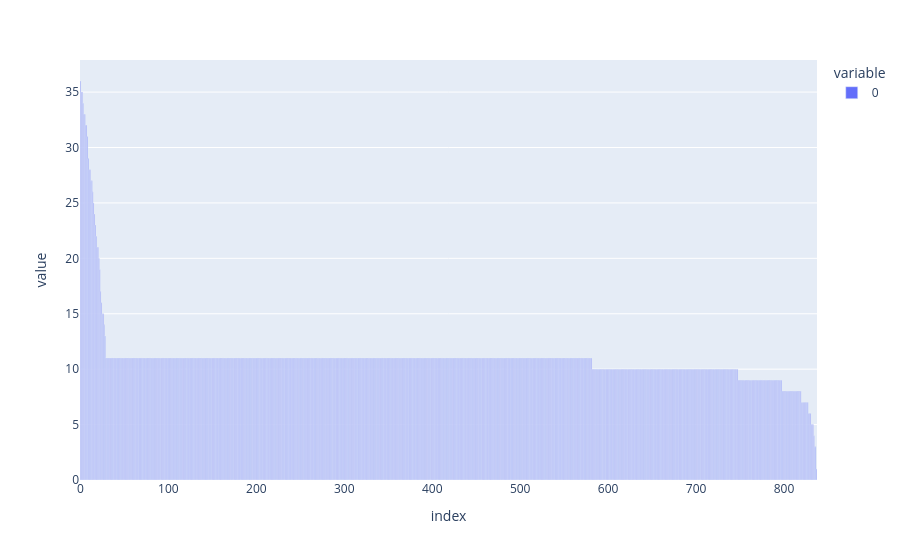

The notebook cell this image was saved under:
### Code cell
import plotly.express as px

px.bar([len(x[1]["PD_code"])//4 for x in knots_sorted])

### Figure 1 — Plotly figure (JSON) as saved in the notebook; plotly's stock layout.template omitted (floating-point values rounded to 4 significant figures; data arrays with more than 128 entries replaced by an {"elided": "..."} marker saying what was removed)
{"data": [{"hovertemplate": "variable=0<br>index=%{x}<br>value=%{y}<extra></extra>", "legendgroup": "0", "marker": {"color": "#636efa", "pattern": {"shape": ""}}, "name": "0", "orientation": "v", "showlegend": true, "textposition": "auto", "type": "bar", "x": {"elided": "838 int values"}, "xaxis": "x", "y": {"elided": "838 int values"}, "yaxis": "y"}], "layout": {"barmode": "relative", "legend": {"title": {"text": "variable"}, "tracegroupgap": 0}, "margin": {"t": 60}, "xaxis": {"anchor": "y", "domain": [0, 1], "title": {"text": "index"}}, "yaxis": {"anchor": "x", "domain": [0, 1], "title": {"text": "value"}}}}
